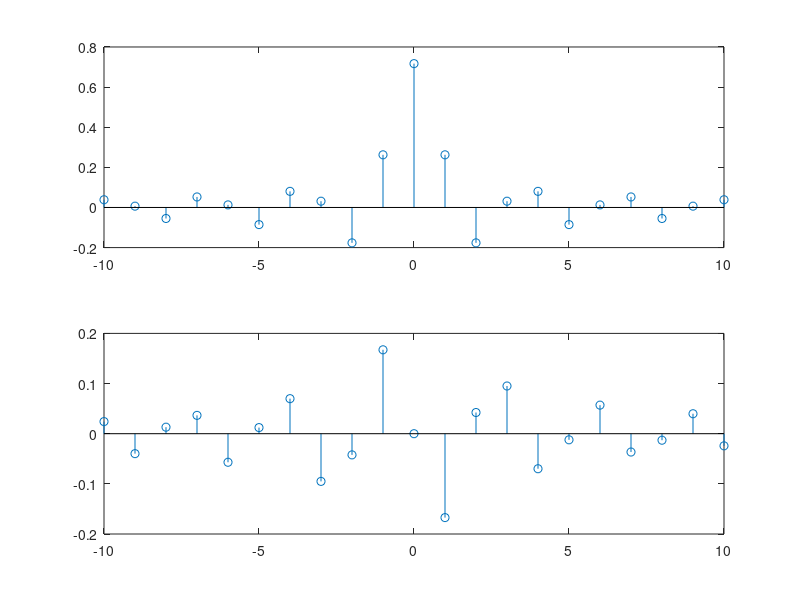

Write MATLAB code to recreate this figure.
clc
clear
close all
%%
To=3;
wo=2*pi/To;
Fs=1000;    %no.of samples
tvec=-To/2:1/Fs:To/2;
xt=zeros(size(tvec));
xt(abs(tvec)<=1)=exp((tvec(abs(tvec)<=1).^3));
%xt(abs(tvec)<=1)=exp(-2*abs(tvec(abs(tvec)<=1)));
kvec=-10:10;
for kx=1:length(kvec)
    k=kvec(kx);
    basis=exp(-1i*k*wo*tvec);
    avec(kx)=1/To*trapz(tvec,xt.*basis);
end
subplot(211)
stem(kvec,avec)
z=imag(avec);
subplot(212)
stem(kvec,z)